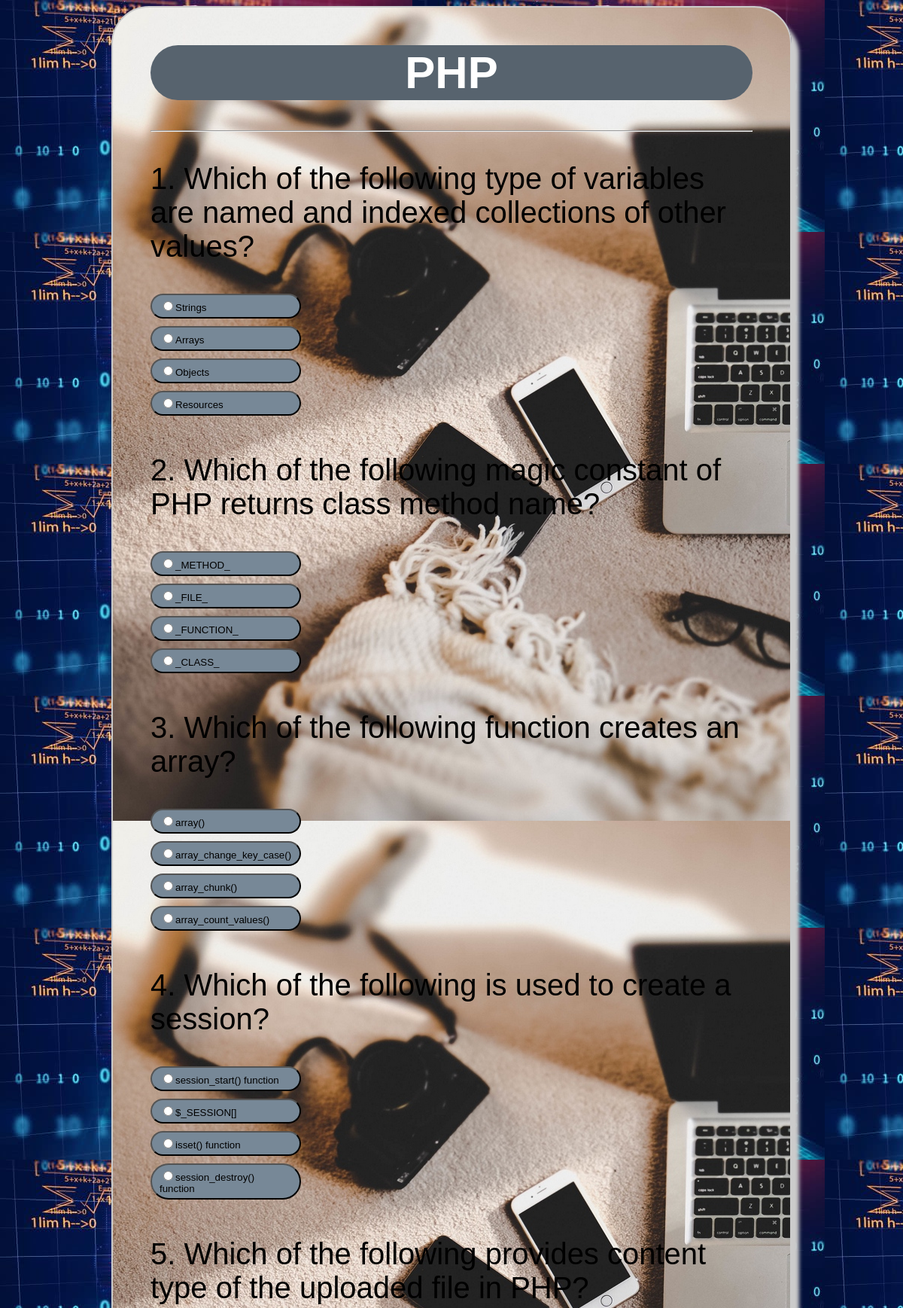
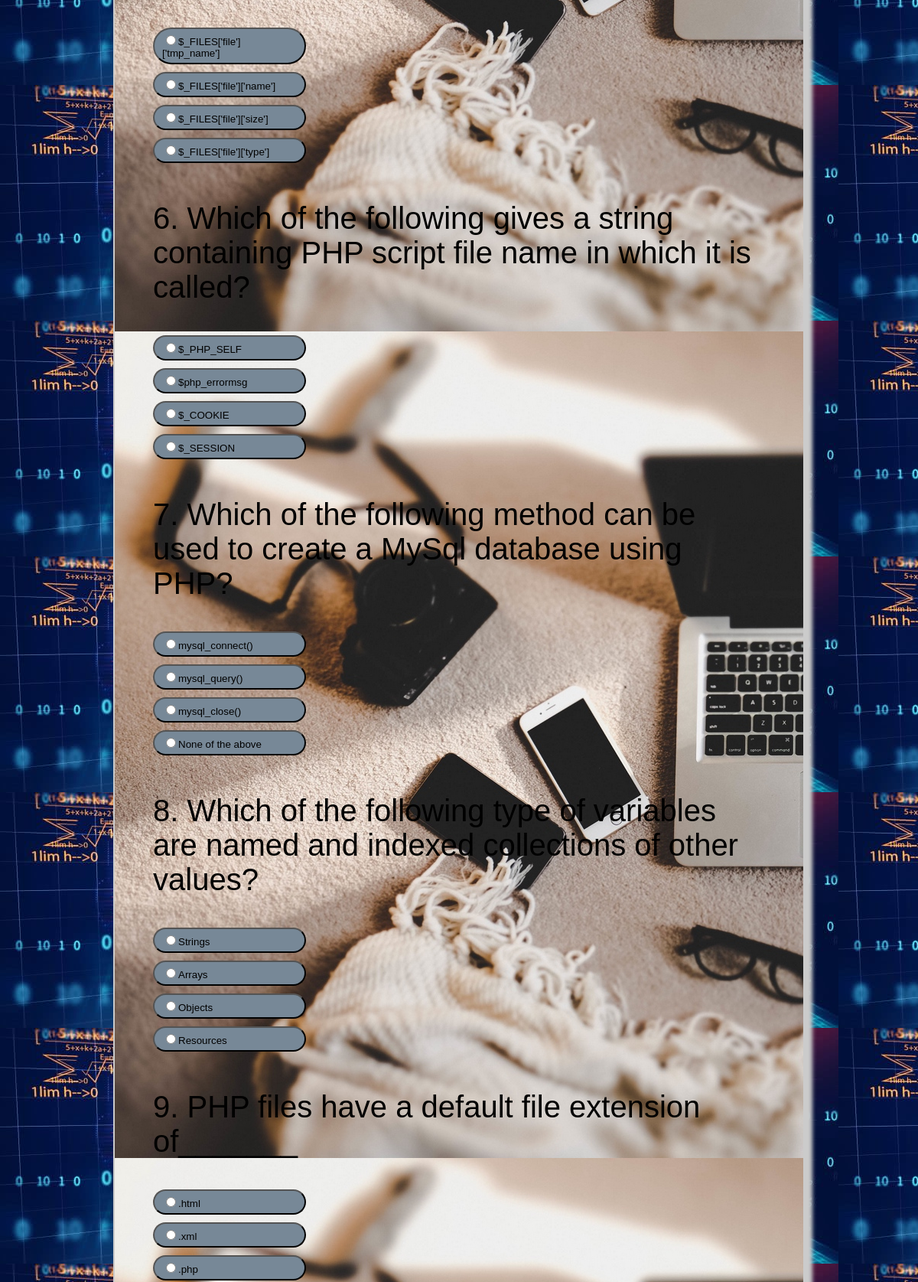
The page /phpQ.php (upper part) on the database its author committed (2 pictures, top to bottom).
### tables this page shows
CREATE TABLE `phpq` (
  `qid` int(10) NOT NULL,
  `questions` varchar(250) NOT NULL,
  `ans_id` int(10) NOT NULL
);

CREATE TABLE `phpa` (
  `aid` int(10) NOT NULL,
  `answer` varchar(250) NOT NULL,
  `ans_id` int(10) NOT NULL
);

### phpQ.php (the view, shortened to what this page needs)
<!DOCTYPE html>
<html lang="en">
<head>
</head>
<body>
	<form method="post" action="resultph.php">
	<div class="grid">
		<div id="quiz">
			<h1>PHP</h1>
			<hr style="margin-top: 10px">
<?php
	$con=mysqli_connect("localhost","root","","project");
for($i=1; $i<=20; $i++){
$sql= "SELECT * FROM phpq where qid='$i'";
$result= mysqli_query($con,$sql);
			while ($row = mysqli_fetch_array($result))
			{
			?>
			<p id="question"><?php echo $row['qid'].". ".$row['questions'];?></p>
		<?php
			}
			?>
<?php
$sql= "SELECT * FROM phpa where ans_id='$i'";
$result= mysqli_query($con,$sql);
			while ($row = mysqli_fetch_array($result))
			{
			?>
			<div class="button">
				<button style="width: 200px; text-align: left; border-radius: 50px; margin: 0px 0px 10px 0px;
	padding: 5px 10px; background-color: #778897;"><input type="radio" required name="check[<?php echo $row['ans_id'];?>]" value= "<?php echo $row['aid'];?>" ><?php echo $row['answer']."<br>";?></div></button>
		<?php
	}
			}
?>
<br>
		</div>
	</div>
</form>
</body>
</html>

### phpQ.php (style rules this page uses)
body { background-image: url(2.jpg); }
.grid { width: 800px; height: 7450px; margin: 0 auto; background-image:url(3.jpg); padding: 10px 50px 50px 50px; border-radius: 50px; border: 2px solid #cbcbcb; box-shadow: 10px 15px 5px #cbcbcb; }
.grid h1 { font-family: sans-serif; background-color: #57636e; font-size: 60px; text-align: center; color: #fff; padding: 2px 0px; border-radius: 50px; }
.grid #question { font-family: sans-serif; font-size: 40px; color: black; }

### rows shown on the page
phpq: qid "1", questions "Which of the following type of variables are named and indexed collections of other values?"
phpa: answer "Strings"
phpa: answer "Arrays"
phpa: answer "Objects"
phpa: answer "Resources"
phpq: qid "2", questions "Which of the following magic constant of PHP returns class method name?"
phpa: answer "_METHOD_"
phpa: answer "_FILE_"
phpa: answer "_FUNCTION_"
phpa: answer "_CLASS_"
phpq: qid "3", questions "Which of the following function creates an array?"
phpa: answer "array()"
phpa: answer "array_change_key_case()"
phpa: answer "array_chunk()"
phpa: answer "array_count_values()"
phpq: qid "4", questions "Which of the following is used to create a session?"
phpa: answer "session_start() function"
phpa: answer "$_SESSION[]"
phpa: answer "isset() function"
phpa: answer "session_destroy() function"
phpq: qid "5", questions "Which of the following provides content type of the uploaded file in PHP?"
phpa: answer "$_FILES['file']['tmp_name']"
phpa: answer "$_FILES['file']['name']"
phpa: answer "$_FILES['file']['size']"
phpa: answer "$_FILES['file']['type']"
phpq: qid "6", questions "Which of the following gives a string containing PHP script file name in which it is called?"
phpa: answer "$_PHP_SELF"
phpa: answer "$php_errormsg"
phpa: answer "$_COOKIE"
phpa: answer "$_SESSION"
phpq: qid "7", questions "Which of the following method can be used to create a MySql database using PHP?"
phpa: answer "mysql_connect()"
phpa: answer "mysql_query()"
phpa: answer "mysql_close()"
phpa: answer "None of the above"
phpq: qid "8", questions "Which of the following type of variables are named and indexed collections of other values?"
phpa: answer "Strings"
phpa: answer "Arrays"
phpa: answer "Objects"
phpa: answer "Resources"
phpq: qid "9", questions "PHP files have a default file extension of_______"
phpa: answer ".html"
phpa: answer ".xml"
phpa: answer ".php"
